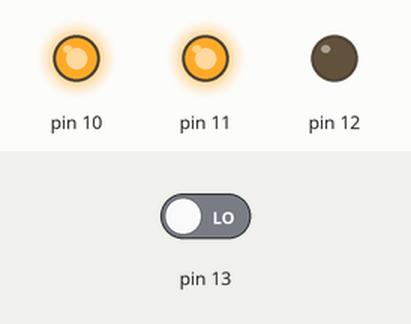
Recording of a sketch running on a simulated Arduino Uno, built with avr-gcc and run on an emulated ATmega328P. On the bench: output pins drawn as LEDs (lit = HIGH). The test bench sets the inputs (shaded band); at power-on: pin 13 LOW.

Above: at 1.2 s.
1.3 s: pin 13 driven HIGH
At 1.8 s:
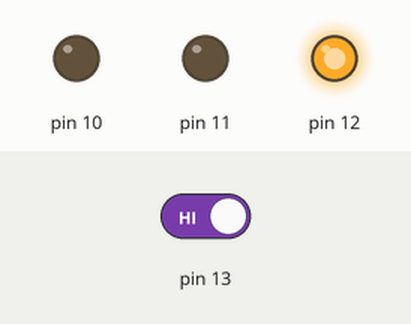
2.8 s: pin 13 driven LOW
At 4.1 s:
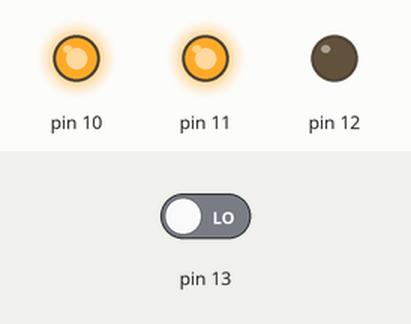
Timing chart, 0 to 5.8 s (numbered marks = the images above; inputs shaded):
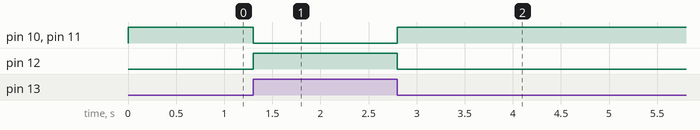

Measured:
- after the input at 1.3 s, pin 10, pin 11: HIGH → LOW at once; pin 12: LOW → HIGH at once
- after the input at 2.8 s, pin 10, pin 11: LOW → HIGH at once; pin 12: HIGH → LOW at once

The sketch:

Object_Detection_IR.ino
```cpp
void setup() {
  pinMode(13,INPUT);
  pinMode(12,OUTPUT);
  pinMode(11,OUTPUT);
  pinMode(10,OUTPUT);
}

void loop() {
  int v;
  v=digitalRead(13);
  if(v==1)
  {
    digitalWrite(12,1);
    digitalWrite(11,0);
    digitalWrite(10,0);
  }
  else
  {
    digitalWrite(12,0);
    digitalWrite(11,1);
    digitalWrite(10,1);
  }
}
```
